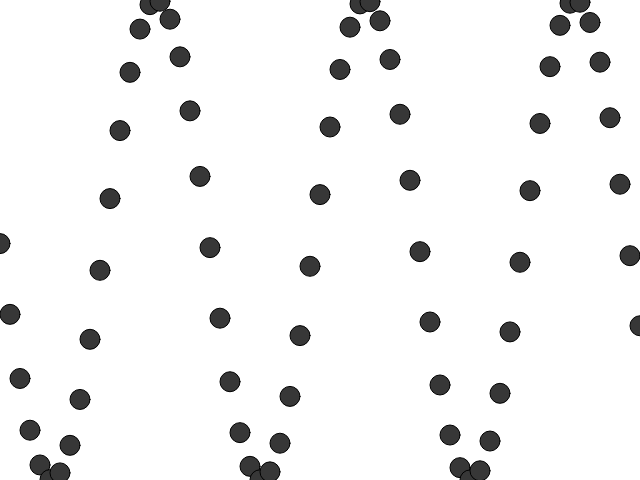
Frame 1 (no input)
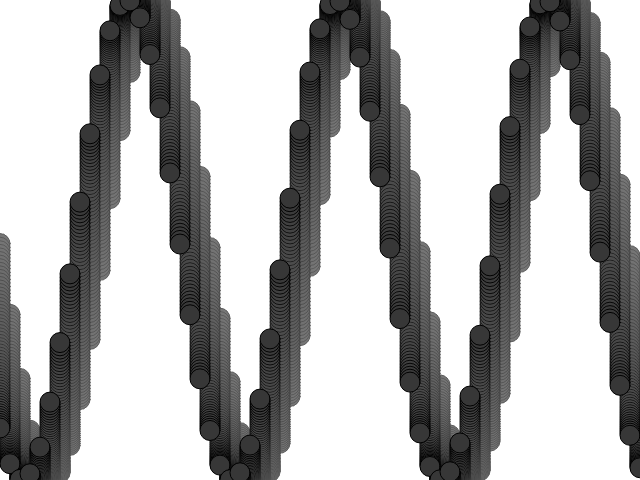
Frame 60 (no input)
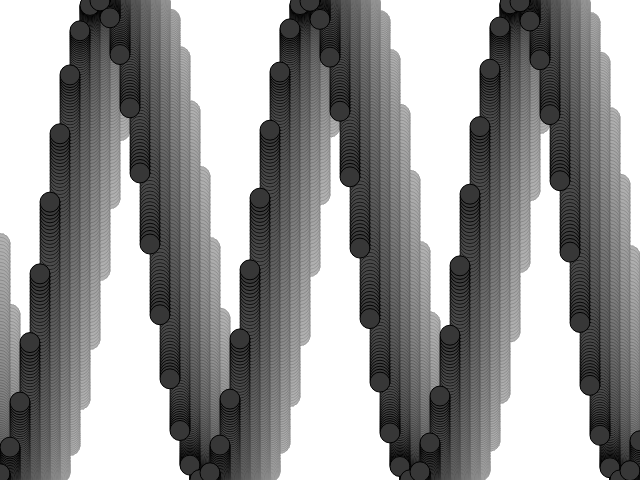
Frame 120 (the mouse pressed at the canvas centre since frame 60)

The p5.js sketch that drew these frames (run headless with seeded random() and noise() and a simulated clock; from frame 60 on, the mouse is pressed at the canvas centre):

// p5.js sketch
// ── sketch.js
var startAngle = 0;
var angelVel = 0.3;

function setup(){
	createCanvas(640, 480);
    background(255);
}

function draw(){
	background(220,2)
	
	//draw batton
	stroke(0);
	fill(55);
    
    startAngle += 0.015;
    var angle = startAngle;
    
    for(var x = 0; x <= width; x+=10){

	var y = map(sin(angle), -1,1,0,height);

    ellipse(x,y,20,20);
    
    angle += angelVel;
        
    }
}
// ── code.html
<head>
    <script language="javascript" type="text/javascript" src="p5.min.js"></script>
    <script language="javascript" type="text/javascript" src="sketch.js"></script>
</head>

<body>
</body>
